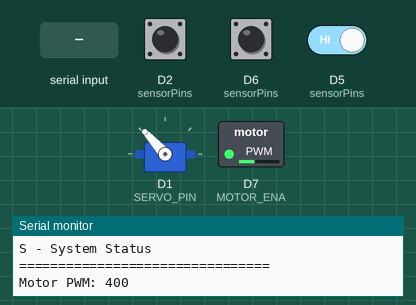
The sketch below on a simulated ESP8266 (NodeMCU). Shown: servo, switched loads named in the sketch (green lamp = pin HIGH), the last lines printed to the serial monitor. Dashed ring = blinking. The inputs (shaded band) are chosen by the test bench; at power-on: D6 (sensorPins) HIGH, D5 (sensorPins) HIGH, D2 (sensorPins) HIGH.

Above: at 1.29 s.
1.3 s: D6 (sensorPins) driven LOW
At 1.8 s:
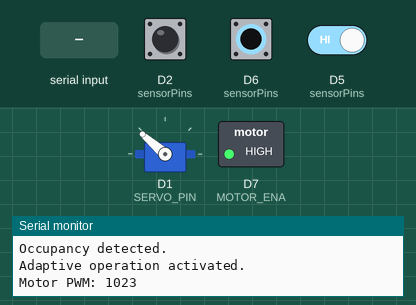
4.3 s: "B" received over Serial
At 4.71 s:
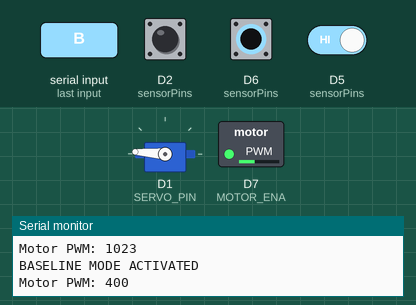
At 5.62 s:
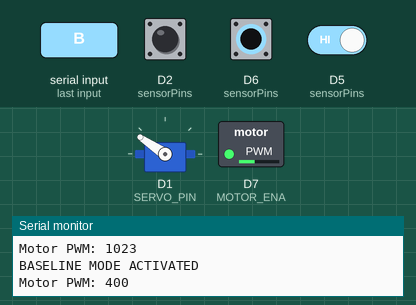
7.3 s: "A" received over Serial
10.3 s: D5 (sensorPins) driven LOW
13.3 s: "S" received over Serial
16.3 s: D6 (sensorPins) pulsed HIGH 5 times (0.12 s each, 0.3 s apart)
At 16.99 s:
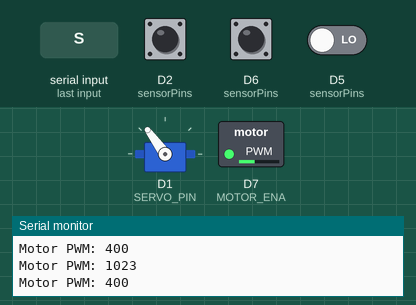
Timing chart, 0 to 21.8 s (numbered marks = the images above; inputs shaded):
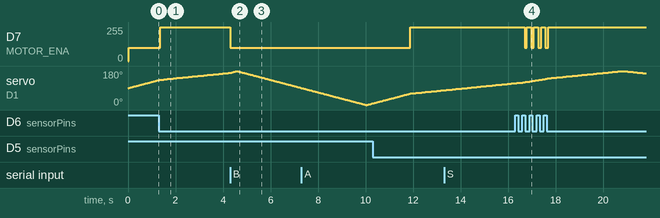

Measured:
- after the input at 1.3 s, D7 (MOTOR_ENA): 99/255 → 255/255 after 0.06 s
- after the input at 4.3 s, D7 (MOTOR_ENA): 255/255 → 99/255 at once
- after the input at 10.3 s, D7 (MOTOR_ENA): 99/255 → 255/255 after 1.6 s
- after the input at 16.3 s, D7 (MOTOR_ENA): alternates 255/255 for 0.18 s and 99/255 for 0.12 s, 8 changes in all, then stays 255/255, starting after 0.39 s
- by itself, servo on D1 (SERVO_PIN): rises from 116° to 180° in 4.4 s, then falls to 168° in 0.96 s

The sketch:

PedOAS_.INO
```cpp
#include <Servo.h>

// =====================================================
// 1. PIN CONFIGURATION - NODEMCU ESP8266
// =====================================================

#define IR_LEFT       D2
#define IR_CENTER     D5
#define IR_RIGHT      D6

#define SERVO_PIN     D1
#define MOTOR_ENA     D7

#define DETECTED_STATE LOW

// =====================================================
// 2. SERVO CONFIGURATION
// =====================================================

Servo fanServo;

const int MIN_ANGLE = 0;
const int MAX_ANGLE = 180;
const int CENTER_ANGLE = 90;

const unsigned long NORMAL_SWING = 30;
const unsigned long SLOW_SWING = 80;

int currentAngle = CENTER_ANGLE;
int swingDirection = 1;

unsigned long lastServoStepTime = 0;

// =====================================================
// 3. MOTOR CONFIGURATION
// =====================================================

const int NORMAL_PWM = 400;
const int MAX_PWM = 1023;

int currentPWM = 0;

// =====================================================
// 4. OCCUPANCY AND TIMING SETTINGS
// =====================================================

const unsigned long NO_MOTION_TIME = 15000;
const unsigned long FULL_OCCUPANCY_TIME = 5000;
const unsigned long DEBOUNCE_MS = 60;

unsigned long lastDetectionTime = 0;
unsigned long allSensorsActiveSince = 0;

bool fanOn = false;
bool startupGracePeriod = true;

bool fullOccupancy = false;
bool previousFullOccupancy = false;

// =====================================================
// 5. SENSOR VARIABLES
// =====================================================

const int SENSOR_COUNT = 3;

const int sensorPins[SENSOR_COUNT] = {
  IR_LEFT,
  IR_CENTER,
  IR_RIGHT
};

bool sensorState[SENSOR_COUNT] = {
  false, false, false
};

bool lastRawState[SENSOR_COUNT] = {
  false, false, false
};

unsigned long lastDebounceTime[SENSOR_COUNT] = {
  0, 0, 0
};

bool anyDetection = false;

// =====================================================
// 6. OPERATING MODES
// =====================================================

enum OperatingMode {
  ADAPTIVE,
  BASELINE
};

OperatingMode mode = ADAPTIVE;

// =====================================================
// 7. READ SENSORS WITH DEBOUNCE
// =====================================================

void readSensors() {

  anyDetection = false;

  for (int i = 0; i < SENSOR_COUNT; i++) {

    bool rawDetection =
      (digitalRead(sensorPins[i]) == DETECTED_STATE);

    if (rawDetection != lastRawState[i]) {

      lastDebounceTime[i] = millis();

      lastRawState[i] = rawDetection;
    }

    if (millis() - lastDebounceTime[i] >= DEBOUNCE_MS) {

      sensorState[i] = rawDetection;
    }

    if (sensorState[i]) {
      anyDetection = true;
    }
  }
}

// =====================================================
// 8. FULL OCCUPANCY DETECTION
// =====================================================

void updateFullOccupancy() {

  bool allActive =
    sensorState[0] &&
    sensorState[1] &&
    sensorState[2];

  if (allActive) {

    if (allSensorsActiveSince == 0) {
      allSensorsActiveSince = millis();
    }

    if (millis() - allSensorsActiveSince >= FULL_OCCUPANCY_TIME) {

      fullOccupancy = true;
    }

  } else {

    allSensorsActiveSince = 0;
    fullOccupancy = false;
  }

  if (fullOccupancy != previousFullOccupancy) {

    if (fullOccupancy) {

      Serial.println();
      Serial.println("FULL OCCUPANCY DETECTED");
      Serial.println("All three zones are occupied.");

    } else {

      Serial.println("Full occupancy condition cleared.");
    }

    previousFullOccupancy = fullOccupancy;
  }
}

// =====================================================
// 9. FAN STARTUP AND AUTOMATIC SHUTDOWN
// =====================================================

void updateFanState() {

  // Startup: motor runs immediately at normal speed
  // even when no object is detected.

  if (startupGracePeriod) {

    fanOn = true;

    if (anyDetection) {

      startupGracePeriod = false;
      lastDetectionTime = millis();

      Serial.println("Occupancy detected.");
      Serial.println("Adaptive operation activated.");

    }

    else if (millis() - lastDetectionTime >= NO_MOTION_TIME) {

      fanOn = false;
      startupGracePeriod = false;

      Serial.println();
      Serial.println("No occupancy detected for 15 seconds.");
      Serial.println("Automatic shutdown activated.");
      Serial.println("Fan OFF");
    }

    return;
  }

  // Normal operation after startup

  if (anyDetection) {

    lastDetectionTime = millis();

    if (!fanOn) {

      fanOn = true;

      Serial.println("Occupancy detected: Fan ON");
    }

  } else {

    if (fanOn &&
        millis() - lastDetectionTime >= NO_MOTION_TIME) {

      fanOn = false;

      Serial.println();
      Serial.println("No occupancy for 15 seconds.");
      Serial.println("Automatic shutdown activated.");
      Serial.println("Fan OFF");
    }
  }
}

// =====================================================
// 10. CHECK OCCUPANCY IN CURRENT SERVO ZONE
// =====================================================

bool isOccupied(int angle) {

  if (fullOccupancy) {
    return true;
  }

  // Left zone: 0 to 60 degrees
  if (angle <= 60 && sensorState[0]) {
    return true;
  }

  // Center zone: 61 to 120 degrees
  if (angle > 60 && angle <= 120 && sensorState[1]) {
    return true;
  }

  // Right zone: 121 to 180 degrees
  if (angle > 120 && sensorState[2]) {
    return true;
  }

  return false;
}

// =====================================================
// 11. SERVO SWING CONTROL
// =====================================================

void updateServo() {

  // Return to center when fan is OFF

  if (!fanOn) {

    if (currentAngle != CENTER_ANGLE) {

      currentAngle = CENTER_ANGLE;

      fanServo.write(CENTER_ANGLE);

      Serial.println("Servo returned to center.");
    }

    return;
  }

  unsigned long movementDelay = NORMAL_SWING;

  // Slow swing only in occupied zones in adaptive mode

  if (mode == ADAPTIVE && isOccupied(currentAngle)) {

    movementDelay = SLOW_SWING;
  }

  // Constant-speed sweep in baseline mode

  if (millis() - lastServoStepTime >= movementDelay) {

    lastServoStepTime = millis();

    currentAngle += swingDirection;

    if (currentAngle >= MAX_ANGLE) {

      currentAngle = MAX_ANGLE;
      swingDirection = -1;

    } else if (currentAngle <= MIN_ANGLE) {

      currentAngle = MIN_ANGLE;
      swingDirection = 1;
    }

    fanServo.write(currentAngle);
  }
}

// =====================================================
// 12. MOTOR PWM CONTROL
// =====================================================

void setMotorPWM(int pwmValue) {

  pwmValue = constrain(pwmValue, 0, MAX_PWM);

  if (pwmValue != currentPWM) {

    currentPWM = pwmValue;

    analogWrite(MOTOR_ENA, currentPWM);

    Serial.print("Motor PWM: ");
    Serial.println(currentPWM);
  }
}

void updateMotor() {

  // Fan OFF
  if (!fanOn) {

    setMotorPWM(0);
    return;
  }

  // During startup, run at normal speed
  // until occupancy is detected.

  if (startupGracePeriod) {

    setMotorPWM(NORMAL_PWM);
    return;
  }

  // Baseline mode: fixed normal speed

  if (mode == BASELINE) {

    setMotorPWM(NORMAL_PWM);
    return;
  }

  // Full occupancy

  if (fullOccupancy) {

    setMotorPWM(MAX_PWM);
    return;
  }

  // Adaptive mode

  if (isOccupied(currentAngle)) {

    setMotorPWM(MAX_PWM);

  } else {

    setMotorPWM(NORMAL_PWM);
  }
}

// =====================================================
// 13. SERIAL COMMANDS
// =====================================================

void handleSerial() {

  if (!Serial.available()) {
    return;
  }

  char command = Serial.read();

  switch (command) {

    case 'A':
    case 'a':

      mode = ADAPTIVE;

      Serial.println("ADAPTIVE MODE ACTIVATED");
      break;

    case 'B':
    case 'b':

      mode = BASELINE;

      Serial.println("BASELINE MODE ACTIVATED");
      break;

    case 'S':
    case 's':

      Serial.println();
      Serial.println("------- SYSTEM STATUS -------");

      Serial.print("Operating Mode: ");
      Serial.println(
        mode == ADAPTIVE ? "ADAPTIVE" : "BASELINE"
      );

      Serial.print("Fan Status: ");
      Serial.println(fanOn ? "ON" : "OFF");

      Serial.print("Startup Grace Period: ");
      Serial.println(startupGracePeriod ? "ACTIVE" : "INACTIVE");

      Serial.print("Left Sensor: ");
      Serial.println(sensorState[0] ? "DETECTED" : "CLEAR");

      Serial.print("Center Sensor: ");
      Serial.println(sensorState[1] ? "DETECTED" : "CLEAR");

      Serial.print("Right Sensor: ");
      Serial.println(sensorState[2] ? "DETECTED" : "CLEAR");

      Serial.print("Full Occupancy: ");
      Serial.println(fullOccupancy ? "YES" : "NO");

      Serial.print("Servo Angle: ");
      Serial.println(currentAngle);

      Serial.print("Motor PWM: ");
      Serial.println(currentPWM);

      Serial.println("-----------------------------");
      break;

    default:
      break;
  }
}

// =====================================================
// 14. SETUP
// =====================================================

void setup() {

  Serial.begin(115200);

  // Configure IR sensors

  for (int i = 0; i < SENSOR_COUNT; i++) {

    pinMode(sensorPins[i], INPUT_PULLUP);

    bool initialState =
      (digitalRead(sensorPins[i]) == DETECTED_STATE);

    sensorState[i] = initialState;
    lastRawState[i] = initialState;

    lastDebounceTime[i] = millis();
  }

  // Configure L298N motor driver

  pinMode(MOTOR_ENA, OUTPUT);

  analogWriteRange(MAX_PWM);
  analogWriteFreq(1000);

  analogWrite(MOTOR_ENA, 0);

  // Initialize servo

  fanServo.attach(SERVO_PIN);

  currentAngle = CENTER_ANGLE;
  fanServo.write(CENTER_ANGLE);

  // Initialize startup timer

  lastDetectionTime = millis();
  lastServoStepTime = millis();

  startupGracePeriod = true;

  // Start fan immediately after power ON

  fanOn = true;

  Serial.println();
  Serial.println("================================");
  Serial.println("       PedOAS SYSTEM v3.2");
  Serial.println("================================");

  Serial.println("NodeMCU ESP8266 Initialized");
  Serial.println("Three IR Sensors Initialized");
  Serial.println("Servo Initialized");
  Serial.println("L298N Motor Driver Initialized");

  Serial.println();
  Serial.println("STARTUP MODE:");
  Serial.println("Fan ON at normal PWM 400.");
  Serial.println("Normal servo sweep started.");
  Serial.println("Waiting for occupancy.");

  Serial.println();
  Serial.println("Automatic shutdown: 15 seconds");
  Serial.println("Adaptive mode: ENABLED");

  Serial.println();
  Serial.println("Commands:");
  Serial.println("A - Adaptive Mode");
  Serial.println("B - Baseline Mode");
  Serial.println("S - System Status");

  Serial.println("================================");
}

// =====================================================
// 15. MAIN LOOP
// =====================================================

void loop() {

  handleSerial();

  readSensors();

  updateFullOccupancy();

  updateFanState();

  updateServo();

  updateMotor();
}
```
